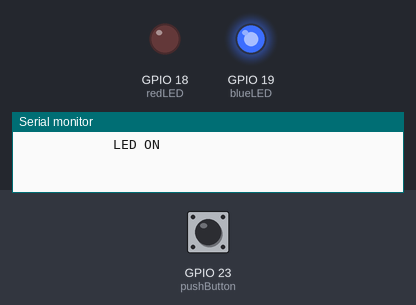
Bench run of a sketch on a simulated ESP32. Shown: output pins drawn as LEDs (lit = HIGH), the last lines printed to the serial monitor. The test bench sets the inputs (shaded band); at power-on: GPIO 23 (pushButton) LOW.

Above: at 1.2 s.
1.3 s: GPIO 23 (pushButton) pulled HIGH for 0.15 s
At 1.37 s:
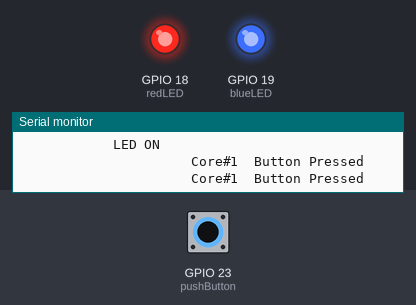
4.4 s: GPIO 23 (pushButton) pulled HIGH for 1 s
At 6.3 s:
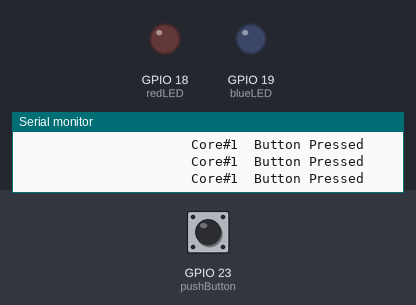
8.4 s: GPIO 23 (pushButton) pulled HIGH for 3.2 s
At 9.6 s:
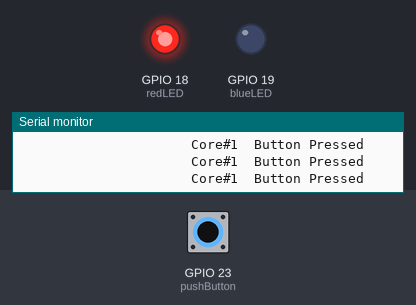
Timing chart, 0 to 16.5 s (numbered marks = the images above; inputs shaded):
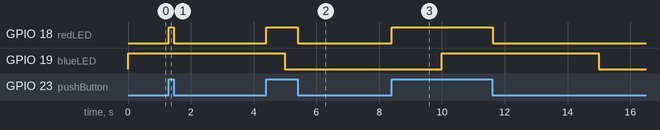

Measured:
- after the input at 1.3 s, GPIO 18 (redLED): LOW → HIGH at once, → LOW 0.15 s later
- after the input at 4.4 s, GPIO 18 (redLED): LOW → HIGH at once, → LOW 1.0 s later
- after the input at 8.4 s, GPIO 18 (redLED): LOW → HIGH at once, → LOW 3.2 s later

The sketch:

esp32_FreeRTOS_blinking_n_button_led.ino
```cpp
const int blueLED = 19;
const int pushButton = 23;
int buttonState = 0;
const int redLED = 18;

TaskHandle_t Task1;

void loop2(void* parameters) {
  for (;;) {
    digitalWrite(blueLED, HIGH);
    Serial.println("            LED ON");
    vTaskDelay(5000 / portTICK_PERIOD_MS);
    digitalWrite(blueLED, LOW);
    Serial.println("LED OFF");
    vTaskDelay(5000 / portTICK_PERIOD_MS);
  }
}

void setup() {
  Serial.begin(115200);
  pinMode(blueLED, OUTPUT);
  pinMode(pushButton, INPUT);
  pinMode(redLED, OUTPUT);

  xTaskCreatePinnedToCore(loop2, "Blinking LED", 1000, NULL, 1, &Task1, 0);
}

void loop() {
  buttonState = digitalRead(pushButton);
  if (buttonState == HIGH) {
    digitalWrite(redLED, HIGH);
    Serial.print("                      Core#");
    Serial.print(xPortGetCoreID());
    Serial.println("  Button Pressed");
    delay(50);
  } else {
    digitalWrite(redLED, LOW);
  }
}
```
